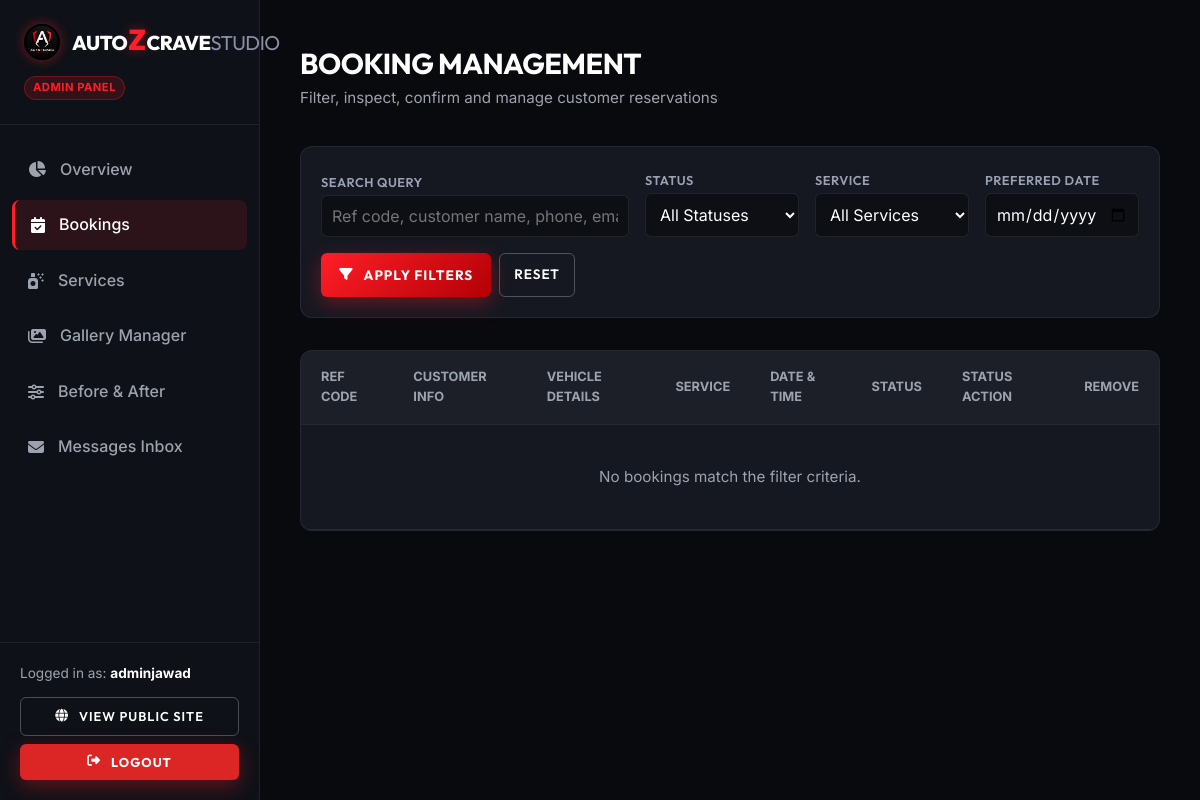
The page /admin/bookings (signed in) on the database as committed earlier.
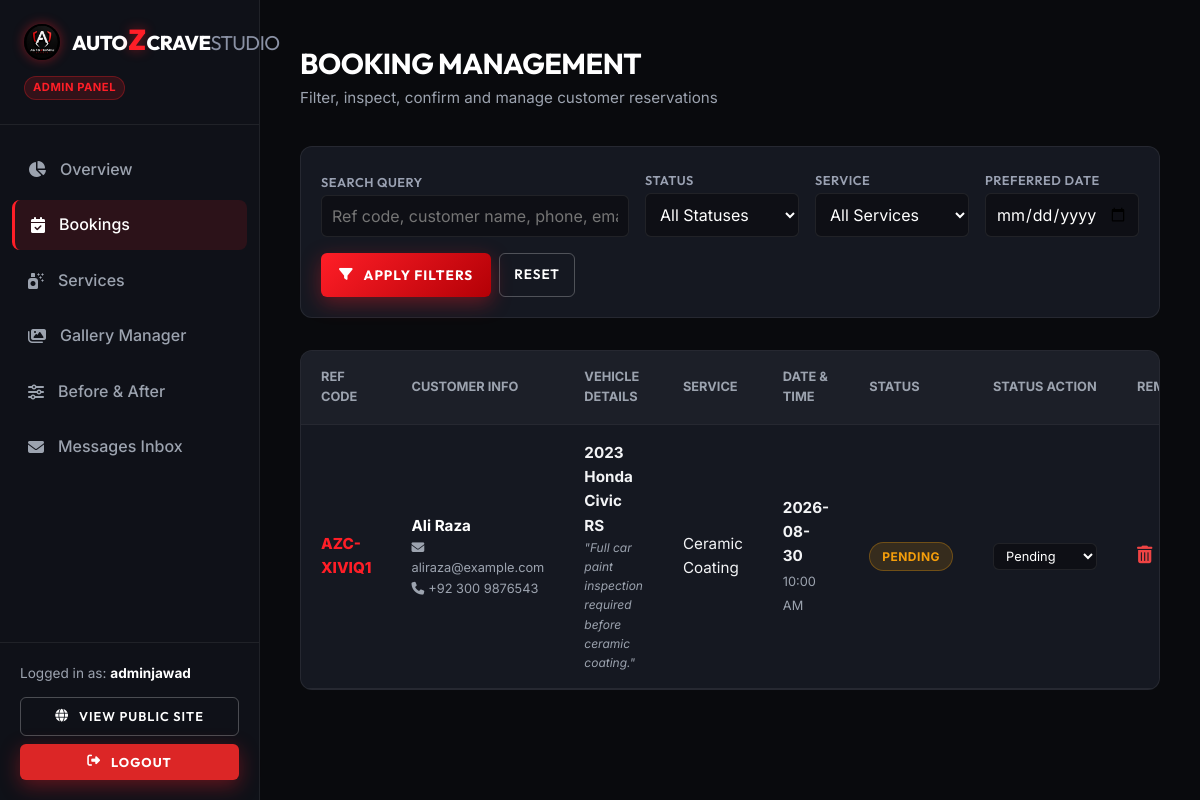
The same page on the database as committed later.
### models/user.py (models this page shows, shortened)
class User(UserMixin, db.Model):
    __tablename__ = 'users'
    id = db.Column(db.Integer, primary_key=True)
    name = db.Column(db.String(100), nullable=False)
    email = db.Column(db.String(120), unique=True, nullable=False, index=True)
    password_hash = db.Column(db.String(256), nullable=False)
    role = db.Column(db.String(20), nullable=False, default='customer')  # 'admin' or 'customer'
    created_at = db.Column(db.DateTime, default=datetime.utcnow)
    def is_admin(self):
        return self.role == 'admin'

### models/booking.py (models this page shows, shortened)
class Booking(db.Model):
    __tablename__ = 'bookings'
    id = db.Column(db.Integer, primary_key=True)
    reference_code = db.Column(db.String(20), unique=True, nullable=False, default=generate_booking_ref, index=True)
    customer_name = db.Column(db.String(100), nullable=False)
    customer_email = db.Column(db.String(120), nullable=False)
    customer_phone = db.Column(db.String(30), nullable=False)
    vehicle_make = db.Column(db.String(50), nullable=False)
    vehicle_model = db.Column(db.String(50), nullable=False)
    vehicle_year = db.Column(db.String(10), nullable=False)
    service_id = db.Column(db.Integer, db.ForeignKey('services.id'), nullable=False)
    preferred_date = db.Column(db.String(20), nullable=False)
    preferred_time = db.Column(db.String(20), nullable=False)
    additional_notes = db.Column(db.Text, nullable=True)
    status = db.Column(db.String(20), default='Pending', nullable=False)  # Pending, Confirmed, Completed, Cancelled
    created_at = db.Column(db.DateTime, default=datetime.utcnow)

### models/service.py (models this page shows, shortened)
class Service(db.Model):
    __tablename__ = 'services'
    id = db.Column(db.Integer, primary_key=True)
    name = db.Column(db.String(100), nullable=False)
    description = db.Column(db.Text, nullable=False)
    price = db.Column(db.String(50), nullable=True)  # e.g., "PKR 45,000" or "Starting PKR 30,000"
    duration = db.Column(db.String(50), nullable=True)  # e.g., "1 - 2 Days"
    image = db.Column(db.String(255), nullable=True)
    is_active = db.Column(db.Boolean, default=True, nullable=False)
    created_at = db.Column(db.DateTime, default=datetime.utcnow)
    bookings = db.relationship('Booking', backref='service', lazy=True, cascade='all, delete-orphan')

### routes/admin.py (the view, shortened to what this page needs)
@admin_bp.route('/bookings')
@admin_required
def bookings():
    search_query = request.args.get('q', '').strip()
    status_filter = request.args.get('status', '').strip()
    service_filter = request.args.get('service_id', type=int)
    date_filter = request.args.get('date', '').strip()
    query = Booking.query
    if status_filter:
        query = query.filter_by(status=status_filter)
    if service_filter:
        query = query.filter_by(service_id=service_filter)
    if date_filter:
        query = query.filter_by(preferred_date=date_filter)
    bookings_list = query.order_by(Booking.created_at.desc()).all()
    services_list = Service.query.all()
    return render_template('admin/bookings.html',
                           bookings=bookings_list,
                           services=services_list,
                           search_query=search_query,
                           status_filter=status_filter,
                           service_filter=service_filter,
                           date_filter=date_filter)

### routes/admin.py (called while the page is built)
def admin_required(f):
    @wraps(f)
    @login_required
    def decorated_function(*args, **kwargs):
        if not current_user.is_admin():
            flash('Admin authorization required.', 'error')
            return redirect(url_for('auth.login'))
        return f(*args, **kwargs)
    return decorated_function

### templates/admin/bookings.html (shortened to what this page needs)
{% extends "admin/base_admin.html" %}
{% block content %}
<div class="admin-header">
    <div>
        <h1 class="admin-page-title">BOOKING MANAGEMENT</h1>
        <p style="color: var(--admin-muted); font-size: 0.95rem;">Filter, inspect, confirm and manage customer reservations</p>
    </div>
</div>
<div class="admin-card-box" style="padding: 20px;">
    <form action="{{ url_for('admin.bookings') }}" method="GET" style="display: flex; gap: 16px; flex-wrap: wrap; align-items: flex-end;">
        <div style="flex: 2; min-width: 200px;">
            <label class="form-label" style="font-size: 0.8rem;">Search Query</label>
            <input type="text" name="q" value="{{ search_query }}" placeholder="Ref code, customer name, phone, email, vehicle..." class="form-control" style="padding: 10px;">
        </div>
        <div style="flex: 1; min-width: 140px;">
            <label class="form-label" style="font-size: 0.8rem;">Status</label>
            <select name="status" class="form-select" style="padding: 10px;">
                <option value="">All Statuses</option>
            </select>
        </div>
        <div style="flex: 1; min-width: 140px;">
            <label class="form-label" style="font-size: 0.8rem;">Service</label>
            <select name="service_id" class="form-select" style="padding: 10px;">
                <option value="">All Services</option>
            </select>
        </div>
        <div style="flex: 1; min-width: 140px;">
            <label class="form-label" style="font-size: 0.8rem;">Preferred Date</label>
            <input type="date" name="date" value="{{ date_filter }}" class="form-control" style="padding: 10px;">
        </div>
        <div style="display: flex; gap: 8px;">
            <button type="submit" class="btn-primary" style="padding: 10px 18px; font-size: 0.85rem;">
                <i class="fa-solid fa-filter"></i> Apply Filters
            </button>
            <a href="{{ url_for('admin.bookings') }}" class="btn-outline" style="padding: 10px 14px; font-size: 0.85rem;">
                Reset
            </a>
        </div>
    </form>
</div>
<div class="admin-table-container">
    <table class="admin-table">
        <thead>
            <tr>
                <th>REF CODE</th>
                <th>CUSTOMER INFO</th>
                <th>VEHICLE DETAILS</th>
                <th>SERVICE</th>
                <th>DATE & TIME</th>
                <th>STATUS</th>
                <th>STATUS ACTION</th>
                <th>REMOVE</th>
            </tr>
        </thead>
        <tbody>
            {% for b in bookings %}
            <tr>
                <td style="font-weight: 800; color: var(--admin-red);">{{ b.reference_code }}</td>
                <td>
                    <strong style="color:#fff; display:block;">{{ b.customer_name }}</strong>
                    <div style="font-size: 0.8rem; color: var(--admin-muted);">
                        <i class="fa-solid fa-envelope" style="margin-right: 4px;"></i>{{ b.customer_email }}<br>
                        <i class="fa-solid fa-phone" style="margin-right: 4px;"></i>{{ b.customer_phone }}
                    </div>
                </td>
                <td>
                    <strong>{{ b.vehicle_year }} {{ b.vehicle_make }} {{ b.vehicle_model }}</strong>
                    {% if b.additional_notes %}
                    <div style="font-size: 0.75rem; color: var(--admin-muted); max-width: 200px; font-style: italic;">
                        "{{ b.additional_notes }}"
                    </div>
                    {% endif %}
                </td>
                <td>{{ b.service.name }}</td>
                <td>
                    <strong style="display:block;">{{ b.preferred_date }}</strong>
                    <span style="font-size: 0.8rem; color: var(--admin-muted);">{{ b.preferred_time }}</span>
                </td>
                <td>
                    <span class="badge badge-{{ b.status.lower() }}">{{ b.status }}</span>
                </td>
                <td>
                    <form action="{{ url_for('admin.update_booking_status', booking_id=b.id) }}" method="POST" style="display: flex; gap: 4px; flex-wrap: wrap;">
                        <select name="status" class="form-select" style="padding: 4px 8px; font-size: 0.8rem; width: auto;" onchange="this.form.submit()">
                            <option value="Pending" {% if b.status == 'Pending' %}selected{% endif %}>Pending</option>
                        </select>
                    </form>
                </td>
                <td>
                    <form action="{{ url_for('admin.delete_booking', booking_id=b.id) }}" method="POST" onsubmit="return confirm('Are you sure you want to delete booking #{{ b.reference_code }}?');">
                        <button type="submit" style="background: none; border: none; color: #ef4444; cursor: pointer; font-size: 1.1rem;" title="Delete Booking">
                            <i class="fa-solid fa-trash-can"></i>
                        </button>
                    </form>
                </td>
            </tr>
            {% else %}
            <tr>
                <td colspan="8" style="text-align: center; color: var(--admin-muted); padding: 40px;">No bookings match the filter criteria.</td>
            </tr>
            {% endfor %}
        </tbody>
    </table>
</div>
{% endblock %}

### templates/admin/base_admin.html (shortened to what this page needs)
<!DOCTYPE html>
<html lang="en">
<head>
    <link rel="stylesheet" href="https://cdnjs.cloudflare.com/ajax/libs/font-awesome/6.4.0/css/all.min.css">
    <link rel="stylesheet" href="{{ url_for('static', filename='css/style.css') }}">
    <link rel="stylesheet" href="{{ url_for('static', filename='css/admin.css') }}">
</head>
<body class="admin-body">
    <aside class="admin-sidebar">
        <div class="admin-sidebar-header">
            <a href="{{ url_for('admin.dashboard') }}" class="brand-logo" style="font-size: 1.25rem;">
                <img src="{{ url_for('static', filename='images/logo.jpg') }}" alt="AutozCraveStudio Logo" class="brand-logo-img" style="height: 36px;">
                <span>Auto<span class="z-red">Z</span>Crave<span class="studio-gray">Studio</span></span>
            </a>
            <span style="display:inline-block; font-size:0.7rem; color:var(--red-z); background:rgba(255,30,39,0.15); border:1px solid rgba(255,30,39,0.3); padding:2px 8px; border-radius:50px; font-weight:700; margin-top:8px; letter-spacing:0.5px;">ADMIN PANEL</span>
        </div>
        <nav class="admin-nav">
            <a href="{{ url_for('admin.dashboard') }}" class="admin-nav-item {% if request.endpoint == 'admin.dashboard' %}active{% endif %}">
                <i class="fa-solid fa-chart-pie"></i> Overview
            </a>
            <a href="{{ url_for('admin.bookings') }}" class="admin-nav-item {% if request.endpoint == 'admin.bookings' %}active{% endif %}">
                <i class="fa-solid fa-calendar-check"></i> Bookings
            </a>
            <a href="{{ url_for('admin.services') }}" class="admin-nav-item {% if request.endpoint == 'admin.services' %}active{% endif %}">
                <i class="fa-solid fa-spray-can-sparkles"></i> Services
            </a>
            <a href="{{ url_for('admin.gallery') }}" class="admin-nav-item {% if request.endpoint == 'admin.gallery' %}active{% endif %}">
                <i class="fa-solid fa-images"></i> Gallery Manager
            </a>
            <a href="{{ url_for('admin.before_after') }}" class="admin-nav-item {% if request.endpoint == 'admin.before_after' %}active{% endif %}">
                <i class="fa-solid fa-sliders"></i> Before & After
            </a>
            <a href="{{ url_for('admin.messages') }}" class="admin-nav-item {% if request.endpoint == 'admin.messages' %}active{% endif %}">
                <i class="fa-solid fa-envelope"></i> Messages Inbox
            </a>
        </nav>
        <div class="admin-sidebar-footer">
            <div style="font-size: 0.85rem; color: var(--admin-muted); margin-bottom: 12px;">
                Logged in as: <strong style="color:#fff;">{{ current_user.name }}</strong>
            </div>
            <a href="{{ url_for('main.index') }}" class="btn-outline" target="_blank" style="width: 100%; padding: 8px 14px; font-size: 0.8rem; margin-bottom: 8px;">
                <i class="fa-solid fa-globe"></i> View Public Site
            </a>
            <a href="{{ url_for('auth.logout') }}" class="btn-primary" style="width: 100%; padding: 8px 14px; font-size: 0.8rem; background: #dc2626;">
                <i class="fa-solid fa-right-from-bracket"></i> Logout
            </a>
        </div>
    </aside>
    <main class="admin-main">
        {% block content %}{% endblock %}
    </main>
</body>
</html>

### static/css/style.css (style rules this page uses)
:root { --bg-dark: #0a0b0e; --bg-surface: #11131a; --bg-card: rgba(20, 24, 34, 0.75); --bg-card-hover: rgba(28, 33, 46, 0.85); --border-color: rgba(255, 255, 255, 0.08); --border-accent: rgba(255, 30, 39, 0.4); --text-main: #ffffff; --text-muted: #9aa1b2; --text-subtle: #6c758d; --red-z: #ff1e27; --red-glow: rgba(255, 30, 39, 0.45); --red-gradient: linear-gradient(135deg, #ff1e27 0%, #b30006 100%); --font-heading: 'Outfit', 'Montserrat', -apple-system, sans-serif; --font-body: 'Inter', -apple-system, sans-serif; --radius-sm: 6px; --radius-md: 12px; --radius-lg: 20px; --transition: all 0.3s cubic-bezier(0.16, 1, 0.3, 1); }
*, *::before, *::after { box-sizing: border-box; margin: 0; padding: 0; }
html { scroll-behavior: smooth; font-size: 16px; }
body { background-color: var(--bg-dark); color: var(--text-main); font-family: var(--font-body); line-height: 1.6; overflow-x: hidden; min-height: 100vh; display: flex; flex-direction: column; }
h1, h2, h3, h4, h5, h6 { font-family: var(--font-heading); font-weight: 700; letter-spacing: -0.02em; color: var(--text-main); }
a { color: inherit; text-decoration: none; transition: var(--transition); }
img { max-width: 100%; height: auto; display: block; }
.brand-logo { font-family: var(--font-heading); font-size: 1.6rem; font-weight: 800; letter-spacing: -0.5px; text-transform: uppercase; color: #ffffff; display: inline-flex; align-items: center; gap: 12px; margin-right: 40px; }
.brand-logo-img { height: 44px; width: auto; border-radius: 50%; box-shadow: 0 0 12px var(--red-glow); transition: transform 0.3s ease; }
.brand-logo .z-red { color: var(--red-z); text-shadow: 0 0 12px var(--red-glow); font-size: 1.8rem; line-height: 1; margin: 0 1px; }
.brand-logo .studio-gray { color: #8a91a4; font-weight: 400; }
.btn-primary { display: inline-flex; align-items: center; justify-content: center; gap: 10px; background: var(--red-gradient); color: #ffffff; font-family: var(--font-heading); font-weight: 700; text-transform: uppercase; letter-spacing: 1px; padding: 14px 32px; border-radius: var(--radius-sm); border: none; cursor: pointer; box-shadow: 0 6px 20px rgba(255, 30, 39, 0.35); transition: var(--transition); }
.btn-outline { display: inline-flex; align-items: center; justify-content: center; gap: 10px; background: transparent; color: #ffffff; font-family: var(--font-heading); font-weight: 600; text-transform: uppercase; letter-spacing: 1px; padding: 13px 30px; border-radius: var(--radius-sm); border: 1px solid rgba(255, 255, 255, 0.25); cursor: pointer; transition: var(--transition); }
.form-label { font-family: var(--font-heading); font-size: 0.9rem; font-weight: 600; text-transform: uppercase; letter-spacing: 0.5px; color: var(--text-muted); }
.form-control, .form-select { width: 100%; padding: 14px 18px; background: rgba(10, 11, 14, 0.6); border: 1px solid var(--border-color); border-radius: var(--radius-sm); color: var(--text-main); font-family: var(--font-body); font-size: 1rem; transition: var(--transition); }

Rows that differ between the two databases and show on the page:
added Booking: reference_code "AZC-XIVIQ1", customer_name "Ali Raza", customer_email "aliraza@example.com", customer_phone "+92 300 9876543", vehicle_year "2023", vehicle_make "Honda", vehicle_model "Civic RS", additional_notes "Full car paint inspection required before ceramic coating.", service.name "Ceramic Coating", preferred_date "2026-08-30", preferred_time "10:00 AM", status "PENDING", status "Pending"
Other text that changed with them:
text no longer shown: "No bookings match the filter criteria."
